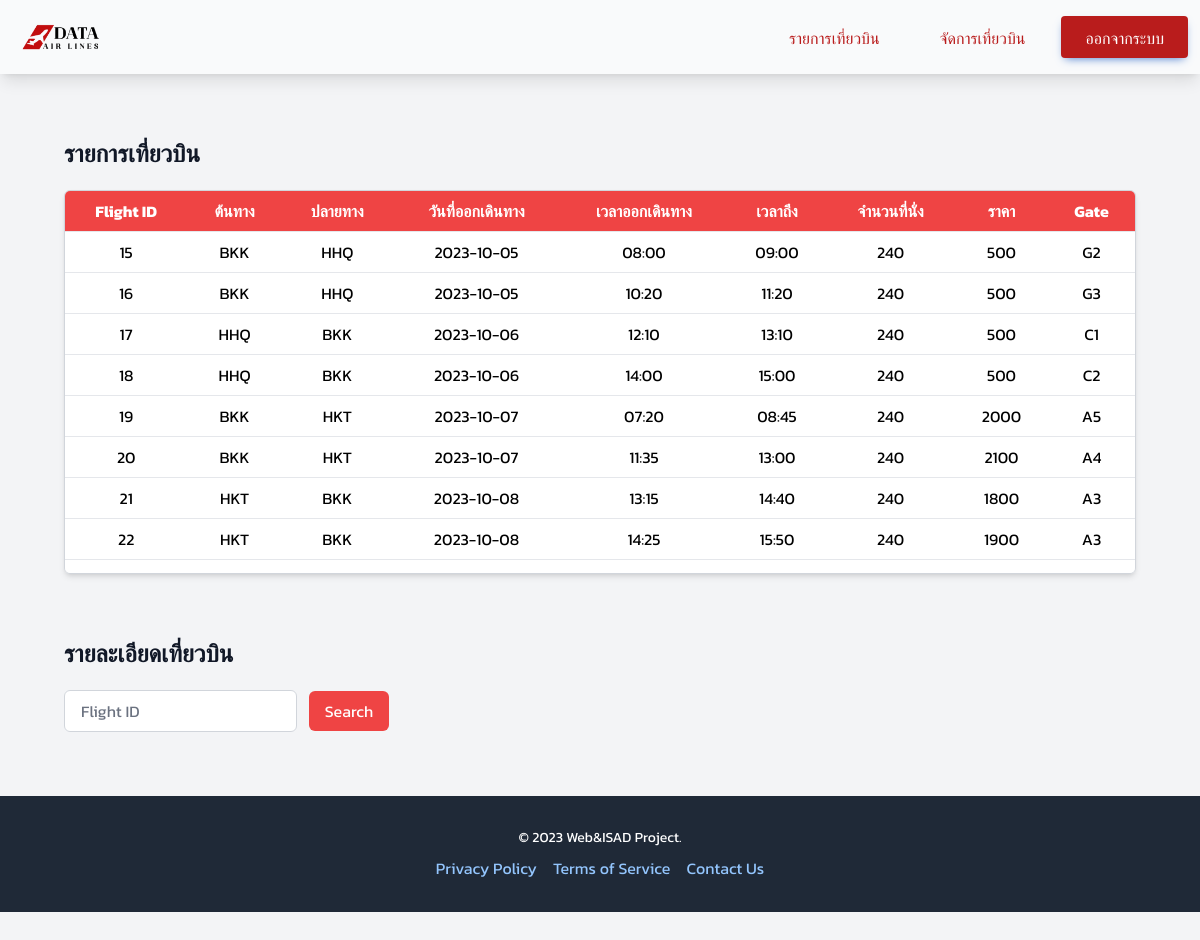
The app's page /flight_list.php (signed in) with its own data.
### tables this page shows
CREATE TABLE "flights" (
	"flight_id"	INTEGER NOT NULL UNIQUE,
	"origin"	varchar(255) NOT NULL,
	"destination"	varchar(255),
	"depart_date"	date NOT NULL,
	"depart_time"	time,
	"arrive_time"	time,
	"num_of_seat"	INTEGER NOT NULL,
	"price"	INTEGER,
	"gate"	varchar(255),
	FOREIGN KEY("destination") REFERENCES "airports"("airport_code"),
	FOREIGN KEY("origin") REFERENCES "airports"("airport_code"),
	PRIMARY KEY("flight_id" AUTOINCREMENT)
);

### flight_list.php (the view, shortened to what this page needs)
<?php
	include('includes/head.php');
	include("includes/navbar.php");
	include("dbcon.php");
	$flight_table = [];
	$sql_flight = "SELECT * FROM flights";
	$ret_flight = $db->query($sql_flight);
	while($row = $ret_flight->fetchArray(SQLITE3_ASSOC))
	{
		array_push($flight_table, $row);
	}
?>
<div class="mx-16 mt-16 mb-5 m flex items-center">
	<h2 class="text-center text-2xl font-bold text-gray-900">รายการเที่ยวบิน</h2>
</div>
<div class="flex justify-center h-96 mx-16 overflow-auto border border-gray-300 shadow-md rounded-md">
	<table class="text-center min-w-full bg-white">
		<thead class="bg-red-500 text-white">
			<tr>
				<th class="py-2 px-4 border-b">Flight ID</th>
				<th class="py-2 px-4 border-b">ต้นทาง</th>
				<th class="py-2 px-4 border-b">ปลายทาง</th>
				<th class="py-2 px-4 border-b">วันที่ออกเดินทาง</th>
				<th class="py-2 px-4 border-b">เวลาออกเดินทาง</th>
				<th class="py-2 px-4 border-b">เวลาถึง</th>
				<th class="py-2 px-4 border-b">จำนวนที่นั่ง</th>
				<th class="py-2 px-4 border-b">ราคา</th>
				<th class="py-2 px-4 border-b">Gate</th>
			</tr>
		</thead>
		<tbody>
			<?php foreach($flight_table as $row){?>
			<tr>
				<td class="py-2 px-4 border-b"><?php echo $row['flight_id'];?></td>
				<td class="py-2 px-4 border-b"><?php echo $row['origin'];?></td>
				<td class="py-2 px-4 border-b"><?php echo $row['destination'];?></td>
				<td class="py-2 px-4 border-b"><?php echo $row['depart_date'];?></td>
				<td class="py-2 px-4 border-b"><?php echo $row['depart_time'];?></td>
				<td class="py-2 px-4 border-b"><?php echo $row['arrive_time'];?></td>
				<td class="py-2 px-4 border-b"><?php echo $row['num_of_seat'];?></td>
				<td class="py-2 px-4 border-b"><?php echo $row['price'];?></td>
				<td class="py-2 px-4 border-b"><?php echo $row['gate'];?></td>
			</tr>
			<?php }?>
		</tbody>
	</table>
</div>
<div class="mx-16 mt-16 mb-5 m flex items-center">
	<h2 class="text-center text-2xl font-bold text-gray-900">รายละเอียดเที่ยวบิน</h2>
</div>
<div class="mx-16 mb-16 flex items-center">
	<form action="flight_list.php" method="POST">
    	<input type="number" name="flight_id" class="py-2 px-4 border border-gray-300 rounded-md mr-2 focus:border-gray-600 hover:border-gray-400" placeholder="Flight ID">
    	<button type="submit" class="py-2 px-4 bg-red-500 text-white rounded-md hover:bg-red-700">Search</button>
	</form>
</div>
<?php include("includes/footer.php")?>

### includes/head.php (shortened to what this page needs)
<!DOCTYPE html>
<head>
	<link rel="stylesheet" href="static/error.css">
	<script src="https://cdn.tailwindcss.com"></script>
	<script src="https://cdn.tailwindcss.com?plugins=forms,typography,aspect-ratio,line-clamp"></script>
</head>
<body class="bg-gray-100">
</body>

### includes/navbar.php (shortened to what this page needs)
<nav class="flex w-full flex-wrap items-center justify-between bg-gray-50 py-2 text-neutral-500 shadow-lg hover:text-neutral-700 focus:text-neutral-700 lg:py-4">
    <div class="flex w-full flex-wrap items-center justify-between px-3">
        <div>
            <p class="mx-2 my-1 flex items-center text-neutral-900 hover:text-neutral-900 focus:text-neutral-900 lg:mb-0 lg:mt-0">
                <img class="mr-1" src="picture/logo.png" style="height: 28px" alt="TE Logo" loading="lazy" />
            </p>
        </div>
        <div class="flex items-center sm:flex-row flex-col">
            <?php
                if(isset($_SESSION['role']))
                {?>
                    <?php if($_SESSION['role'] == 'admin' or $_SESSION['role'] == 'counter') : ?>
                        <a href="flight_list.php" class="mb-2 lg:mb-0 mr-3 inline-block rounded px-6 pb-2 pt-2.5 text-md font-medium uppercase leading-normal text-red-700 transition duration-150 ease-in-out hover:bg-neutral-200 hover:text-red-800 focus:text-red-800 focus:bg-neutral-300 focus:ring-0 active:text-red-800 motion-reduce:transition-none">
                            รายการเที่ยวบิน
                        </a>
                    <?php endif?>
                    <?php if($_SESSION['role'] == 'admin'):?>
                        <a href="manager.php" class="mb-2 lg:mb-0 mr-3 inline-block rounded px-6 pb-2 pt-2.5 text-md font-medium uppercase leading-normal text-red-700 transition duration-150 ease-in-out hover:bg-neutral-200 hover:text-red-800 focus:text-red-800 focus:bg-neutral-300 focus:ring-0 active:text-red-800 motion-reduce:transition-none">
                            จัดการเที่ยวบิน
                        </a>
                    <?php endif?>
            <?php
                }
                ?>
            <?php if(isset($_SESSION['authenticated'])) : ?>
            <a href="logout.php" class="inline-block rounded bg-red-700 px-6 pb-2 pt-2.5 text-md font-medium uppercase leading-normal text-white shadow-[0_4px_9px_-4px_#3b71ca] transition duration-150 ease-in-out hover:bg-red-800 hover:shadow-[0_8px_9px_-4px_rgba(59,113,202,0.3),0_4px_18px_0_rgba(59,113,202,0.2)] focus:bg-red-800 focus:shadow-[0_8px_9px_-4px_rgba(59,113,202,0.3),0_4px_18px_0_rgba(59,113,202,0.2)] focus:outline-none focus:ring-0 active:bg-red-900 active:shadow-[0_8px_9px_-4px_rgba(59,113,202,0.3),0_4px_18px_0_rgba(59,113,202,0.2)] motion-reduce:transition-none dark:shadow-[0_4px_9px_-4px_rgba(59,113,202,0.5)] dark:hover:shadow-[0_8px_9px_-4px_rgba(59,113,202,0.2),0_4px_18px_0_rgba(59,113,202,0.1)] dark:focus:shadow-[0_8px_9px_-4px_rgba(59,113,202,0.2),0_4px_18px_0_rgba(59,113,202,0.1)] dark:active:shadow-[0_8px_9px_-4px_rgba(59,113,202,0.2),0_4px_18px_0_rgba(59,113,202,0.1)]">
                ออกจากระบบ
            </a>
            <?php endif?>
        </div>
    </div>
</nav>

### includes/footer.php
<footer>
	<div class="flex flex-col">
		<div class="bg-gray-800 text-white py-8 mt-auto">
			<div class="container mx-auto text-center">
				<p class="text-sm mb-2">&copy; 2023 Web&ISAD Project.</p>
				<div class="flex justify-center space-x-4">
					<a class="text-blue-300 hover:text-blue-500">Privacy Policy</a>
					<a class="text-blue-300 hover:text-blue-500">Terms of Service</a>
					<a class="text-blue-300 hover:text-blue-500">Contact Us</a>
				</div>
			</div>
		</div>
	</div>
</footer>

### includes/head.php (style rules this page uses)
* { font-family: 'Kanit', sans-serif; }

### records on screen
flights: flight_id "15", origin "BKK", destination "HHQ", depart_date "2023-10-05", depart_time "08:00", arrive_time "09:00", num_of_seat "240", price "500", gate "G2"
flights: flight_id "16", origin "BKK", destination "HHQ", depart_date "2023-10-05", depart_time "10:20", arrive_time "11:20", num_of_seat "240", price "500", gate "G3"
flights: flight_id "17", origin "HHQ", destination "BKK", depart_date "2023-10-06", depart_time "12:10", arrive_time "13:10", num_of_seat "240", price "500", gate "C1"
flights: flight_id "18", origin "HHQ", destination "BKK", depart_date "2023-10-06", depart_time "14:00", arrive_time "15:00", num_of_seat "240", price "500", gate "C2"
flights: flight_id "19", origin "BKK", destination "HKT", depart_date "2023-10-07", depart_time "07:20", arrive_time "08:45", num_of_seat "240", price "2000", gate "A5"
flights: flight_id "20", origin "BKK", destination "HKT", depart_date "2023-10-07", depart_time "11:35", arrive_time "13:00", num_of_seat "240", price "2100", gate "A4"
flights: flight_id "21", origin "HKT", destination "BKK", depart_date "2023-10-08", depart_time "13:15", arrive_time "14:40", num_of_seat "240", price "1800", gate "A3"
flights: flight_id "22", origin "HKT", destination "BKK", depart_date "2023-10-08", depart_time "14:25", arrive_time "15:50", num_of_seat "240", price "1900", gate "A3"
